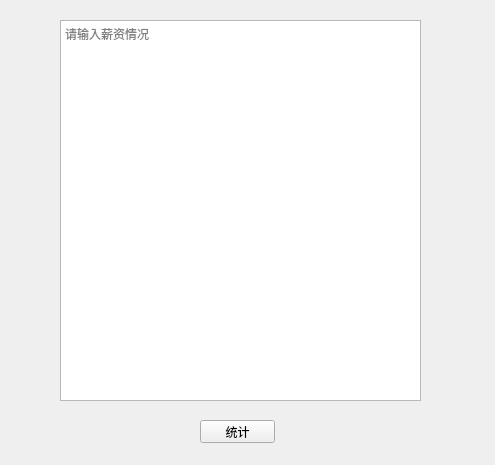
<?xml version="1.0" encoding="UTF-8"?>
<ui version="4.0">
 <class>Form</class>
 <widget class="QWidget" name="Form">
  <property name="geometry">
   <rect>
    <x>0</x>
    <y>0</y>
    <width>495</width>
    <height>465</height>
   </rect>
  </property>
  <property name="windowTitle">
   <string>统计薪资</string>
  </property>
  <widget class="QPlainTextEdit" name="textEdit">
   <property name="geometry">
    <rect>
     <x>60</x>
     <y>20</y>
     <width>361</width>
     <height>381</height>
    </rect>
   </property>
   <property name="placeholderText">
    <string>请输入薪资情况</string>
   </property>
  </widget>
  <widget class="QPushButton" name="button">
   <property name="geometry">
    <rect>
     <x>200</x>
     <y>420</y>
     <width>75</width>
     <height>23</height>
    </rect>
   </property>
   <property name="text">
    <string>统计</string>
   </property>
  </widget>
 </widget>
 <resources/>
 <connections/>
</ui>
